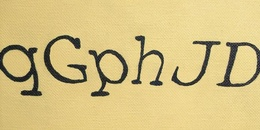
%> input picture src/c.jpeg, 260 x 130 px, shrunk from 700 x 350 before the run
$ octave --eval "result = feature_extractor(rgb2gray(imread('c.jpeg')));"   (GNU Octave 9; MATLAB toolbox functions it lacks are replaced by stand-ins)
%> lines starting %> are read from the running program, lines starting %| are printed output that depends on the picture; in (x1, y1, x2, y2) boxes, pixels count from 0 and x2, y2 are one past the last pixel; in counts of white or black regions, pixels touching at a corner belong together; the program's own positions count from 1
### src/contour_moments.m
function fv_con = contour_moments(F)
%   close all
%   clear all
%  subimage_index =imread('0 (8).png');
%  subimage_index1 = imresize(subimage_index,[15 12],'bicubic');
%  F=subimage_index1;
F=double(F);
[M,N]=size(F);
[x,y]=meshgrid(1:N,1:M);
x=x(:);
y=y(:);
F=F(:);
m.m00=sum(F);
m.m10=sum(x.*F);
m.m01=sum(y.*F);
m.m10=sum(x.*F);
m.m11=sum(x.*y.*F);
m.m20=sum(x.^2.*F);
m.m02=sum(y.^2.*F);
m.m30=sum(x.^3.*F);
m.m03=sum(y.^3.*F);
m.m12=sum(x.*y.^2.*F);
m.m21=sum(x.^2.*y.*F);
nContour=M*N;
xc=m.m10/m.m00;
yc=m.m01/m.m00;
for n=1:5
    for j=1:M
        for i=1:N
            ed(j,i)=sqrt(power(i-xc,2)+power(j-yc,2));
        end
    end
end
for n=1:5
    sums=0;
    for j=1:M
        for i=1:N
            sums=sums+power(ed(j,i),n);
        end
    end
    rMoment(n)=1/nContour*sums;
end
for n=1:5
    sums=0;
    for j=1:M
        for i=1:N
            sums=sums+power(ed(j,i)-rMoment(1),n);
        end
    end
    rCentralMoment(n)=1/nContour*sums;
end
con(1)=power(rCentralMoment(2),0.5)/rMoment(1);
con(2)=rCentralMoment(3)/power(rCentralMoment(2),1.5);
con(3)=rCentralMoment(4)/power(rCentralMoment(2),2);
con(4)=rCentralMoment(5)/power(rCentralMoment(2),2.5);
fv_con=con;
%display(con);
%[fv_con,PS] = mapminmax(con);
%display(fv_con);

### src/linesinfo.m

 function [startingXav,startingYav,endingXav,endingYav,thetaav,rhoav]=linesinfo(I)
 BW = edge(I,'canny');
 [H,T,R] = hough(BW);
P  = houghpeaks(H,5,'threshold',ceil(0.3*max(H(:))));
% x = T(P(:,2)); y = R(P(:,1));
%  plot(x,y,'s','color','yellow');
% % Find lines and plot them
 lines = houghlines(BW,T,R,P,'FillGap',5,'MinLength',7); %lines for each i
 % [4 lines of commented-out code are left out]
oneline=lines(1,1);
 div=length(lines);
 startingXav=0;
 startingYav=0;
 endingXav=0;
 endingYav=0;
 thetaav=0;
 rhoav=0;
 for count=1:div;
% [8 lines of commented-out code are left out]
startingXav=(startingXav +((oneline.point1(1,1))));
startingYav= startingYav+((oneline.point1(1,2)));
endingXav=endingXav+ ((oneline.point2(1,1)));
endingYav= endingYav+((oneline.point2(1,2)));
thetaav=thetaav+(oneline.theta);
rhoav=rhoav+ (oneline.rho);
if(count~=div)
   count=count+1;
 oneline=lines(1,count);
else
    break;
end


 end
startingXav=startingXav/div;
 endingXav=endingXav/div;
endingYav=endingYav/div;
startingYav=startingYav/div;
thetaav=thetaav/div;
rhoav=rhoav/div;


% [13 lines of commented-out code are left out]


 end

### src/feature_extractor.m
function [width , height , blackPixels,bbx,bby,bbh,bbw,s_length,feature,startingXav,startingYav,endingXav,endingYav,thetaav,rhoav] = feature_extractor(image)
% [9 lines of commented-out code are left out]


    Ibw = im2bw(image,graythresh(image));
   Iedge = edge(Ibw);
   se=strel('square',2);
   Iedge2=imdilate(Iedge,se);
   Ifill=imfill(Iedge2,'holes');
   Ifill2= bwmorph(Ifill,'erode');

   [rows , cols] = find(Ibw == 0);
    width = max(cols) - min(cols);
    height = max(rows) - min(rows);
    blackPixels = length(rows);


% % % % % % % % % % % % % % % % % % % sekeleton white pixel count
   sekeleton=bwmorph(Ibw,'skel');
   endpoints=bwmorph(sekeleton,'endpoints');
   [s_rows , s_cols] = find(endpoints == 1);
   s_length=length(s_rows);

% % % % % % % % % % % % % % % % % % % % % % % % % % % %  contor feature
    contor=contour_moments(Ibw);
    feature=contor(1,1)+contor(1,2),contor(1,3),contor(1,4);
% % % % % % % % % % % % % % % % % % % % % % % % % % % % % % % % % % % % %

% % % % % % % % % % % % % % % % % % % % % % % hough
 [startingXav,startingYav,endingXav,endingYav,thetaav,rhoav]=linesinfo(image);


% % % % % % % % % % % % % % % % % % % % % % % % % % % % % % % % % % % % % % % % % % %

  [Ilabel, num] = bwlabel(Ifill2);
%     disp(num);
    Iprops = regionprops(Ilabel);
    Ibox = [Iprops.BoundingBox];
%     area=[Iprops.Area];
%     centroidx=[Iprops.Centroid(1,1)];
%     centroidy=[Iprops.Centroid(1,2)];

    bbx=Ibox(1,1);
    bby=Ibox(1,2);
    bbh=Ibox(1,3);
    bbw=Ibox(1,4);

end
%> in feature_extractor, `Ibw = im2bw(image,graythresh(image));`:
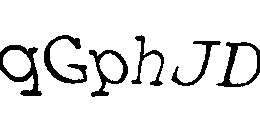
%> Ibw: size 130x260 logical; 90.3% white; 6 black regions, box (x1, y1, x2, y2) and area: (0, 45, 42, 96) 716, (44, 35, 87, 84) 633, (216, 42, 260, 87) 565, (89, 50, 128, 97) 549, (131, 35, 164, 86) 404, (171, 41, 221, 86) 404
%> in feature_extractor, `Iedge = edge(Ibw);`: Iedge: size 130x260 logical; 5.9% white in thin lines or dots, all inside (x1, y1, x2, y2) = (0, 34, 260, 98)
%> in feature_extractor, `Iedge2=imdilate(Iedge,se);`: Iedge2: size 130x260 logical; 11.3% white in thin lines or dots, all inside (x1, y1, x2, y2) = (0, 34, 260, 99)
%> in feature_extractor, `Ifill=imfill(Iedge2,'holes');`: Ifill: size 130x260 logical; 18.6% white; 6 white regions, box (x1, y1, x2, y2) and area: (216, 41, 260, 89) 1487, (88, 49, 130, 99) 1250, (0, 44, 43, 98) 1172, (43, 34, 89, 86) 980, (131, 35, 166, 88) 706, (171, 40, 222, 88) 675
%> in feature_extractor, `Ifill2= bwmorph(Ifill,'erode');`:
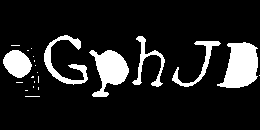
%> Ifill2: size 130x260 logical; 13.1% white; 22 white regions (16 under 20 px), largest, box (x1, y1, x2, y2) and area: (217, 42, 258, 88) 1281, (89, 50, 129, 97) 1022, (44, 35, 88, 85) 636, (3, 50, 32, 78) 576, (132, 36, 165, 87) 424, (172, 41, 221, 87) 423
%> in feature_extractor, `[rows , cols] = find(Ibw == 0);`: rows = 3271 values from 36 to 97; cols = 3271 values from 1 to 260
%> in feature_extractor, `width = max(cols) - min(cols);`: width = 259
%> in feature_extractor, `height = max(rows) - min(rows);`: height = 61
%> in feature_extractor, `blackPixels = length(rows);`: blackPixels = 3271
%> in feature_extractor, `sekeleton=bwmorph(Ibw,'skel');`: sekeleton: size 130x260 logical; 82.9% white; 5 black regions, box (x1, y1, x2, y2) and area: (0, 0, 260, 130) 2606, (43, 34, 88, 85) 965, (88, 49, 129, 98) 854, (130, 34, 165, 87) 684, (170, 40, 222, 87) 658
%> in feature_extractor, `endpoints=bwmorph(sekeleton,'endpoints');`:
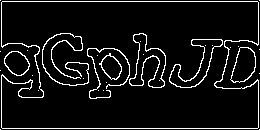
%> endpoints: size 130x260 logical; 7.5% white in thin lines or dots
%> in feature_extractor, `[s_rows , s_cols] = find(endpoints == 1);`: s_rows = 2526 values from 1 to 130; s_cols = 2526 values from 1 to 260
%> in feature_extractor, `s_length=length(s_rows);`: s_length = 2526
%> in contour_moments, `m.m00=sum(F);`: m.m00 = 30529
%> in contour_moments, `m.m10=sum(x.*F);`: m.m10 = 4017932
%> in contour_moments, `m.m01=sum(y.*F);`: m.m01 = 1996777
%> in contour_moments, `m.m11=sum(x.*y.*F);`: m.m11 = 263126351
%> in contour_moments, `m.m20=sum(x.^2.*F);`: m.m20 = 698816544
%> in contour_moments, `m.m02=sum(y.^2.*F);`: m.m02 = 177389315
%> in contour_moments, `m.m30=sum(x.^3.*F);`: m.m30 = 136373386460
%> in contour_moments, `m.m03=sum(y.^3.*F);`: m.m03 = 17734489141
%> in contour_moments, `m.m12=sum(x.*y.^2.*F);`: m.m12 = 23348933249
%> in contour_moments, `m.m21=sum(x.^2.*y.*F);`: m.m21 = 45809235513
%> in contour_moments, `xc=m.m10/m.m00;`: xc = 131.6
%> in contour_moments, `yc=m.m01/m.m00;`: yc = 65.41
%> after the loop in contour_moments, `for n=1:5`:
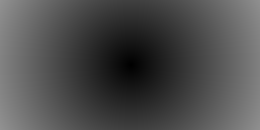
%> ed: size 130x260 double; min 0.563, max 145.7, mean 77.1
%> after the loop in contour_moments, `for n=1:5`: rMoment = [77.12 7042.7 710993.1 76599971 8.63e+09]
%> after the loop in contour_moments, `for n=1:5`: rCentralMoment = [3.16e-13 1094.6 -1013.1 2467077.1 -13487124.3]
%> in contour_moments, `fv_con=con;`: fv_con = [0.429 -0.028 2.06 -0.34]
%> in feature_extractor, `feature=contor(1,1)+contor(1,2)`: feature = 0.401
%> in feature_extractor, `contor(1,3)`: ans = 2.06
%> in linesinfo, `BW = edge(I,'canny');`:
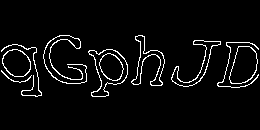
%> BW: size 130x260 logical; 4.7% white in thin lines or dots, all inside (x1, y1, x2, y2) = (1, 35, 259, 97)
%> in linesinfo, `[H,T,R] = hough(BW);`:
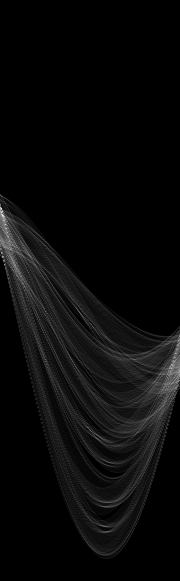
%> H: size 581x180 double; min 0, max 70, mean 2.8; drawn with min black and max white
%> in linesinfo, `[H,T,R] = hough(BW);`: T = 180 values from -90 to 89; R = 581 values from -290 to 290
%> in linesinfo, `P  = houghpeaks(H,5,'threshold',ceil(0.3*max(H(:))));`: P = [209 2; 216 3; 225 6; 233 8; 369 172]
%> in linesinfo, `lines = houghlines(BW,T,R,P,'FillGap',5,'MinLength',7);`: lines = 13 lines; longest, point1 to point2 (x, y): (218, 86) to (240, 88), (218, 86) to (237, 88), (67, 84) to (81, 84), (219, 87) to (231, 87), (13, 76) to (24, 77), (152, 86) to (162, 86)
%> in linesinfo, `oneline=lines(1,1);`: oneline = 1 line; point1 to point2 (x, y): (67, 84) to (81, 84)
%> in linesinfo, `div=length(lines);`: div = 13
%> the loop in linesinfo, `for count=1:div;` made 13 passes
%> (startingXav, startingYav, endingXav, endingYav, thetaav, rhoav, oneline) on passes 1 to 7: (67, 84, 81, 84, -89, -82, 1 line; point1 to point2 (x, y): (152, 86) to (162, 86)), (219, 170, 243, 170, -178, -164, 1 line; point1 to point2 (x, y): (219, 87) to (231, 87)), (438, 257, 474, 257, -267, -246, 1 line; point1 to point2 (x, y): (13, 76) to (24, 77)), (451, 333, 498, 334, -355, -321, 1 line; point1 to point2 (x, y): (31, 77) to (38, 77)), (482, 410, 536, 411, -443, -396, 1 line; point1 to point2 (x, y): (118, 80) to (125, 80)), (600, 490, 661, 491, -531, -471, 1 line; point1 to point2 (x, y): (181, 82) to (190, 83)), (781, 572, 851, 574, -619, -546, 1 line; point1 to point2 (x, y): (232, 84) to (242, 84))
%> (startingXav, startingYav, endingXav, endingYav, thetaav, rhoav) on pass 13: (1772, 1053, 1915, 1061, -1128, -935)
%> in linesinfo, `startingXav=startingXav/div;`: startingXav = 136.3
%> in linesinfo, `endingXav=endingXav/div;`: endingXav = 147.3
%> in linesinfo, `endingYav=endingYav/div;`: endingYav = 81.62
%> in linesinfo, `startingYav=startingYav/div;`: startingYav = 81
%> in linesinfo, `thetaav=thetaav/div;`: thetaav = -86.77
%> in linesinfo, `rhoav=rhoav/div;`: rhoav = -71.92
%> in feature_extractor, `[startingXav,startingYav,endingXav,endingYav,thetaav,rhoav]=linesinfo(..`: startingXav = 136.3; startingYav = 81; endingXav = 147.3; endingYav = 81.62; thetaav = -86.77; rhoav = -71.92
%> in feature_extractor, `[Ilabel, num] = bwlabel(Ifill2);`:
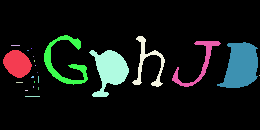
%> Ilabel: size 130x260 double; 23 distinct labels, from 0 to 22; one colour per label, 0 black
%> in feature_extractor, `[Ilabel, num] = bwlabel(Ifill2);`: num = 22
%> in feature_extractor, `Iprops = regionprops(Ilabel);`: Iprops = 22 regions; largest, box (x1, y1, x2, y2), Area and Centroid: (217, 42, 258, 88) 1281 [241.7 66.5], (89, 50, 129, 97) 1022 [110.6 70.5], (44, 35, 88, 85) 636 [65.5 62.4], (3, 50, 32, 78) 576 [17.9 64.3], (132, 36, 165, 87) 424 [148.8 63.8]
%> in feature_extractor, `Ibox = [Iprops.BoundingBox];`: Ibox = 88 values, max 259.5 at index 85, min 1 at index 8, mean 38.25
%> in feature_extractor, `bbx=Ibox(1,1);`: bbx = 3.5
%> in feature_extractor, `bby=Ibox(1,2);`: bby = 50.5
%> in feature_extractor, `bbh=Ibox(1,3);`: bbh = 29
%> in feature_extractor, `bbw=Ibox(1,4);`: bbw = 28
%> `result = feature_extractor(rgb2gray(imread('c.jpeg')));`: result = 259
